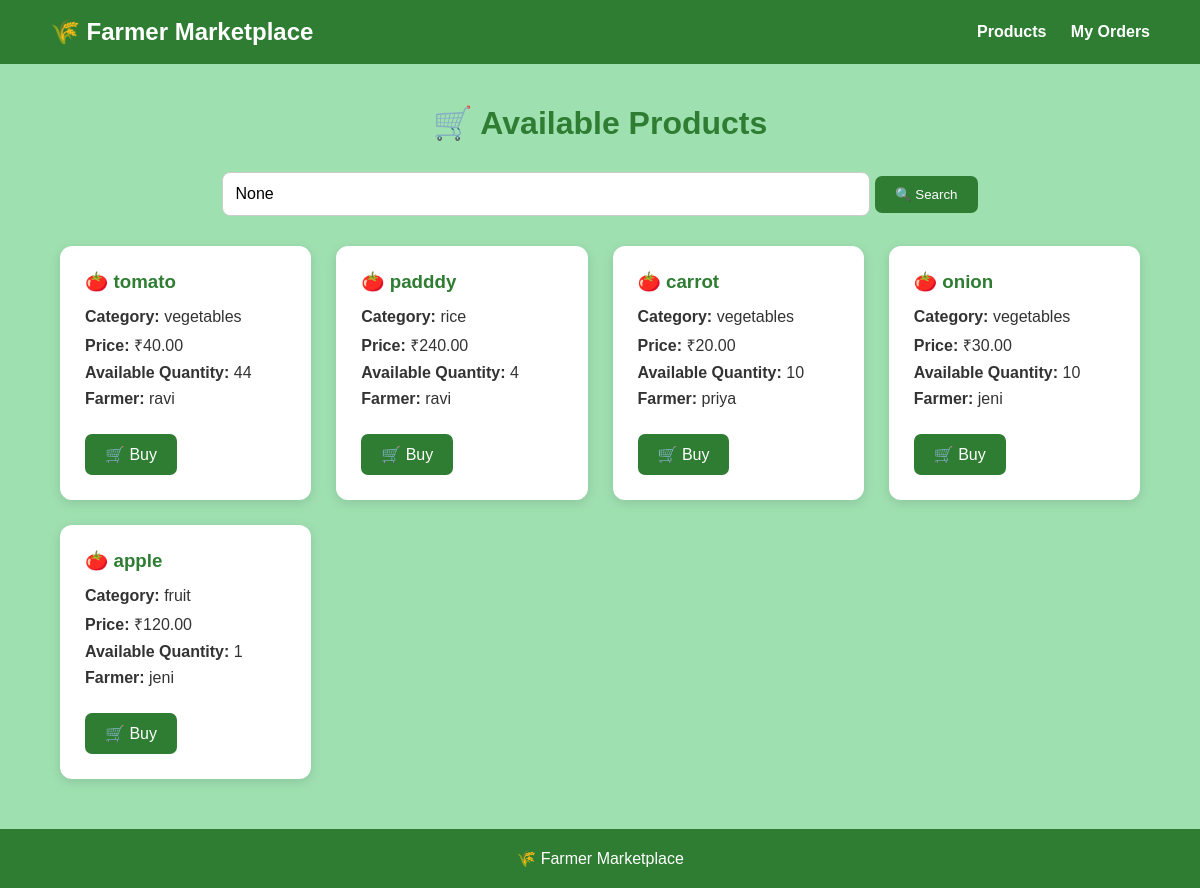
/customer-products/ (signed in), run on the app's committed database.
### marketplace/models.py (models this page shows, shortened)
class Product(models.Model):
    farmer = models.ForeignKey(Farmer, on_delete=models.CASCADE)
    product_name = models.CharField(max_length=100)
    category = models.CharField(max_length=100)
    price = models.DecimalField(max_digits=10, decimal_places=2)
    quantity = models.PositiveIntegerField()

class Farmer(models.Model):
    name = models.CharField(max_length=100)
    email = models.EmailField(unique=True)
    phone = models.CharField(max_length=15)
    location = models.CharField(max_length=100)
    password = models.CharField(max_length=100)

### marketplace/views.py (the view)
# urls.py: path("customer-products/", views.customer_products, name="customer_products"),
def customer_products(request):
    customer_id = request.session.get("customer_id")
    if not customer_id:
        return redirect("login")
    products = Product.objects.all()
    search = request.GET.get("search")
    if search:
        products = products.filter(
            product_name__icontains=search
        )
    return render(
        request,
        "marketplace/customer_products.html",
        {
            "products": products,
            "search": search
        }
    )

### marketplace/templates/marketplace/customer_products.html (shortened to what this page needs)
{% load static %}
<!DOCTYPE html>
<html>
<head>
    <link rel="stylesheet"
          href="{% static 'marketplace/style.css' %}">
</head>
<body>
    <div class="navbar">
        <h2>🌾 Farmer Marketplace</h2>
        <div>
            <a href="/customer-products/">Products</a>
            <a href="/customer-orders/">My Orders</a>
        </div>
    </div>
    <div class="container">
        <h1 class="title">🛒 Available Products</h1>
        <div class="search-box">
            <form method="GET">
                <input
                    type="text"
                    name="search"
                    placeholder="Search product..."
                    value="{{ search }}"
                >
                <button type="submit">
                    🔍 Search
                </button>
            </form>
        </div>
        <div class="product-container">
            {% for product in products %}
                <div class="product-card">
                    <h3>🍅 {{ product.product_name }}</h3>
                    <p>
                        <strong>Category:</strong>
                        {{ product.category }}
                    </p>
                    <p>
                        <strong>Price:</strong>
                        ₹{{ product.price }}
                    </p>
                    <p>
                        <strong>Available Quantity:</strong>
                        {{ product.quantity }}
                    </p>
                    <p>
                        <strong>Farmer:</strong>
                        {{ product.farmer.name }}
                    </p>
                    <br>
                    {% if product.quantity > 0 %}
                        <a
                            class="btn"
                            href="/buy-product/{{ product.id }}/"
                        >
                            🛒 Buy
                        </a>
                    {% else %}
                        <button disabled>
                            Out of Stock
                        </button>
                    {% endif %}
                </div>
            {% empty %}
                <p>No products found.</p>
            {% endfor %}
        </div>
    </div>
    <div class="footer">
        🌾 Farmer Marketplace
    </div>
</body>
</html>

### marketplace/static/marketplace/style.css (style rules this page uses)
* { margin: 0; padding: 0; box-sizing: border-box; }
body { font-family: Arial, sans-serif; background:#9fe0b1; color: #333; }
.navbar { background: #2e7d32; padding: 18px 50px; display: flex; justify-content: space-between; align-items: center; }
.navbar h2 { color: white; }
.navbar a { color: white; text-decoration: none; margin-left: 20px; font-weight: bold; }
.container { width: 90%; max-width: 1100px; margin: 40px auto; }
.title { text-align: center; color: #2e7d32; margin-bottom: 30px; }
.search-box { text-align: center; margin-bottom: 30px; }
.search-box input { width: 60%; padding: 12px; border: 1px solid #ccc; border-radius: 8px; font-size: 16px; }
button, .btn { background: #2e7d32; color: white; border: none; padding: 11px 20px; border-radius: 7px; cursor: pointer; text-decoration: none; display: inline-block; }
.product-container { display: grid; grid-template-columns: repeat(auto-fit, minmax(230px, 1fr)); gap: 25px; }
.product-card { background: white; padding: 25px; border-radius: 12px; box-shadow: 0 3px 12px rgba(0, 0, 0, 0.12); }
.product-card h3 { color: #2e7d32; margin-bottom: 15px; }
.product-card p { margin: 8px 0; }
.footer { text-align: center; background: #2e7d32; color: white; padding: 20px; margin-top: 50px; }

### data on the page
Product: product_name "tomato", category "vegetables", price "40.00", quantity "44", farmer.name "ravi"
Product: product_name "padddy", category "rice", price "240.00", quantity "4", farmer.name "ravi"
Product: product_name "carrot", category "vegetables", price "20.00", quantity "10", farmer.name "priya"
Product: product_name "onion", category "vegetables", price "30.00", quantity "10", farmer.name "jeni"
Product: product_name "apple", category "fruit", price "120.00", quantity "1", farmer.name "jeni"
